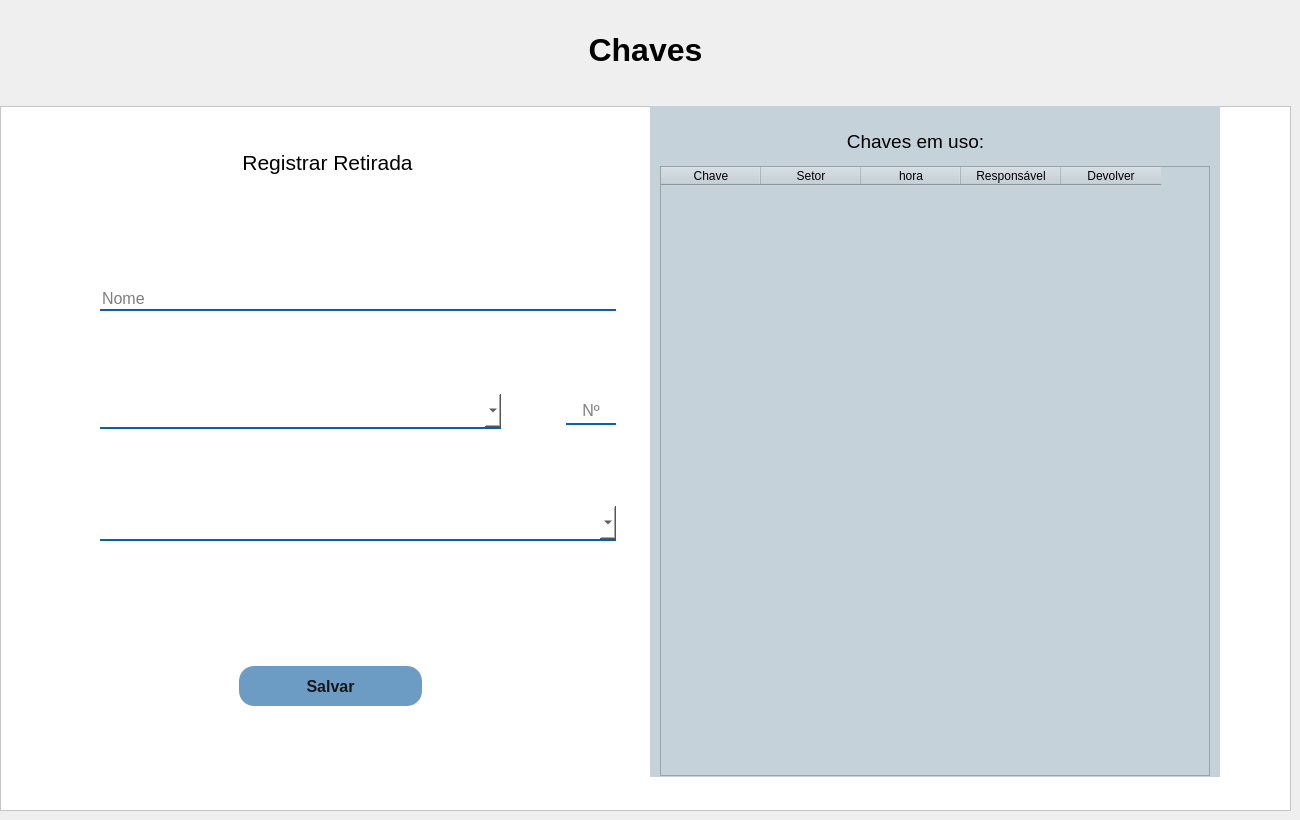
      <widget class="QWidget" name="pg_chave">
       <widget class="QWidget" name="layoutWidget">
        <property name="geometry">
         <rect>
          <x>0</x>
          <y>0</y>
          <width>1291</width>
          <height>811</height>
         </rect>
        </property>
        <layout class="QVBoxLayout" name="verticalLayout_12">
         <item>
          <widget class="QLabel" name="label_42">
           <property name="maximumSize">
            <size>
             <width>16777215</width>
             <height>100</height>
            </size>
           </property>
           <property name="font">
            <font>
             <pointsize>24</pointsize>
             <weight>75</weight>
             <bold>true</bold>
            </font>
           </property>
           <property name="text">
            <string>Chaves</string>
           </property>
           <property name="alignment">
            <set>Qt::AlignCenter</set>
           </property>
          </widget>
         </item>
         <item>
          <widget class="QFrame" name="frame_5">
           <property name="styleSheet">
            <string notr="true">background-color: rgb(255, 255, 255);</string>
           </property>
           <property name="frameShape">
            <enum>QFrame::StyledPanel</enum>
           </property>
           <property name="frameShadow">
            <enum>QFrame::Raised</enum>
           </property>
           <widget class="QWidget" name="widget_3" native="true">
            <property name="geometry">
             <rect>
              <x>650</x>
              <y>0</y>
              <width>570</width>
              <height>671</height>
             </rect>
            </property>
            <property name="maximumSize">
             <size>
              <width>570</width>
              <height>680</height>
             </size>
            </property>
            <property name="styleSheet">
             <string notr="true">background-color: rgb(197, 210, 217);</string>
            </property>
            <widget class="QLabel" name="label_24">
             <property name="geometry">
              <rect>
               <x>0</x>
               <y>10</y>
               <width>531</width>
               <height>50</height>
              </rect>
             </property>
             <property name="maximumSize">
              <size>
               <width>16777215</width>
               <height>50</height>
              </size>
             </property>
             <property name="font">
              <font>
               <family>Arial</family>
               <pointsize>14</pointsize>
              </font>
             </property>
             <property name="text">
              <string>Chaves em uso:</string>
             </property>
             <property name="alignment">
              <set>Qt::AlignCenter</set>
             </property>
            </widget>
            <widget class="QTableWidget" name="tabela_chaves">
             <property name="geometry">
              <rect>
               <x>10</x>
               <y>60</y>
               <width>550</width>
               <height>610</height>
              </rect>
             </property>
             <property name="maximumSize">
              <size>
               <width>550</width>
               <height>610</height>
              </size>
             </property>
             <column>
              <property name="text">
               <string>Chave</string>
              </property>
             </column>
             <column>
              <property name="text">
               <string>Setor</string>
              </property>
             </column>
             <column>
              <property name="text">
               <string>hora</string>
              </property>
             </column>
             <column>
              <property name="text">
               <string>Responsável</string>
              </property>
             </column>
             <column>
              <property name="text">
               <string>Devolver</string>
              </property>
             </column>
            </widget>
           </widget>
           <widget class="QLabel" name="label_35">
            <property name="geometry">
             <rect>
              <x>12</x>
              <y>40</y>
              <width>631</width>
              <height>32</height>
             </rect>
            </property>
            <property name="maximumSize">
             <size>
              <width>16777215</width>
              <height>50</height>
             </size>
            </property>
            <property name="font">
             <font>
              <family>Arial</family>
              <pointsize>16</pointsize>
             </font>
            </property>
            <property name="text">
             <string>Registrar Retirada</string>
            </property>
            <property name="alignment">
             <set>Qt::AlignCenter</set>
            </property>
           </widget>
           <widget class="QWidget" name="layoutWidget">
            <property name="geometry">
             <rect>
              <x>30</x>
              <y>530</y>
              <width>601</width>
              <height>101</height>
             </rect>
            </property>
            <layout class="QHBoxLayout" name="horizontalLayout_23">
             <property name="spacing">
              <number>10</number>
             </property>
             <property name="leftMargin">
              <number>15</number>
             </property>
             <property name="rightMargin">
              <number>15</number>
             </property>
             <item>
              <widget class="QLabel" name="label_40">
               <property name="text">
                <string/>
               </property>
              </widget>
             </item>
             <item>
              <widget class="QPushButton" name="btn_ch_salvar">
               <property name="maximumSize">
                <size>
                 <width>16777215</width>
                 <height>40</height>
                </size>
               </property>
               <property name="font">
                <font>
                 <family>Arial</family>
                 <pointsize>12</pointsize>
                 <weight>75</weight>
                 <bold>true</bold>
                </font>
               </property>
               <property name="styleSheet">
                <string notr="true">QPushButton{
	color: #161616;
	background-color: rgb(108, 156, 196);
	border-radius: 15px;
}
QPushButton:hover{
	color: #fff;
	background-color: rgb(116, 164, 191);
}</string>
               </property>
               <property name="text">
                <string>Salvar</string>
               </property>
              </widget>
             </item>
             <item>
              <widget class="QLabel" name="label_41">
               <property name="text">
                <string/>
               </property>
              </widget>
             </item>
            </layout>
           </widget>
           <widget class="QWidget" name="layoutWidget">
            <property name="geometry">
             <rect>
              <x>30</x>
              <y>110</y>
              <width>601</width>
              <height>391</height>
             </rect>
            </property>
            <layout class="QVBoxLayout" name="verticalLayout_2">
             <item>
              <layout class="QHBoxLayout" name="horizontalLayout_18">
               <property name="spacing">
                <number>10</number>
               </property>
               <property name="leftMargin">
                <number>15</number>
               </property>
               <property name="rightMargin">
                <number>15</number>
               </property>
               <item>
                <widget class="QLabel" name="label_36">
                 <property name="minimumSize">
                  <size>
                   <width>45</width>
                   <height>45</height>
                  </size>
                 </property>
                 <property name="maximumSize">
                  <size>
                   <width>45</width>
                   <height>45</height>
                  </size>
                 </property>
                 <property name="text">
                  <string/>
                 </property>
                 <property name="pixmap">
                  <pixmap resource="resources.qrc">:/icons/icons/nome.png</pixmap>
                 </property>
                 <property name="scaledContents">
                  <bool>true</bool>
                 </property>
                </widget>
               </item>
               <item>
                <widget class="QLineEdit" name="txt_chave_nome">
                 <property name="font">
                  <font>
                   <family>Arial</family>
                   <pointsize>12</pointsize>
                  </font>
                 </property>
                 <property name="styleSheet">
                  <string notr="true">border-left:None;
border-right:None;
border-top:None;
border-bottom: 2px solid #0763a4;</string>
                 </property>
                 <property name="placeholderText">
                  <string>Nome</string>
                 </property>
                </widget>
               </item>
              </layout>
             </item>
             <item>
              <layout class="QHBoxLayout" name="horizontalLayout_21">
               <property name="spacing">
                <number>10</number>
               </property>
               <property name="leftMargin">
                <number>15</number>
               </property>
               <property name="rightMargin">
                <number>15</number>
               </property>
               <item>
                <widget class="QLabel" name="label_37">
                 <property name="minimumSize">
                  <size>
                   <width>45</width>
                   <height>45</height>
                  </size>
                 </property>
                 <property name="maximumSize">
                  <size>
                   <width>45</width>
                   <height>45</height>
                  </size>
                 </property>
                 <property name="text">
                  <string/>
                 </property>
                 <property name="pixmap">
                  <pixmap resource="resources.qrc">:/icons/icons/departamento.png</pixmap>
                 </property>
                 <property name="scaledContents">
                  <bool>true</bool>
                 </property>
                </widget>
               </item>
               <item>
                <widget class="QComboBox" name="cmb_chave_setor">
                 <property name="minimumSize">
                  <size>
                   <width>300</width>
                   <height>35</height>
                  </size>
                 </property>
                 <property name="font">
                  <font>
                   <family>Arial</family>
                   <pointsize>12</pointsize>
                  </font>
                 </property>
                 <property name="styleSheet">
                  <string notr="true">border-left:None;
border-right:None;
border-top:None;
border-bottom: 2px solid #0763a4;</string>
                 </property>
                </widget>
               </item>
               <item>
                <widget class="QLabel" name="label_43">
                 <property name="minimumSize">
                  <size>
                   <width>45</width>
                   <height>45</height>
                  </size>
                 </property>
                 <property name="maximumSize">
                  <size>
                   <width>45</width>
                   <height>45</height>
                  </size>
                 </property>
                 <property name="text">
                  <string/>
                 </property>
                 <property name="scaledContents">
                  <bool>true</bool>
                 </property>
                </widget>
               </item>
               <item>
                <widget class="QLineEdit" name="txt_ch_chave">
                 <property name="sizePolicy">
                  <sizepolicy hsizetype="Expanding" vsizetype="Fixed">
                   <horstretch>0</horstretch>
                   <verstretch>0</verstretch>
                  </sizepolicy>
                 </property>
                 <property name="minimumSize">
                  <size>
                   <width>50</width>
                   <height>27</height>
                  </size>
                 </property>
                 <property name="maximumSize">
                  <size>
                   <width>50</width>
                   <height>16777215</height>
                  </size>
                 </property>
                 <property name="font">
                  <font>
                   <family>Arial</family>
                   <pointsize>12</pointsize>
                  </font>
                 </property>
                 <property name="styleSheet">
                  <string notr="true">border-left:None;
border-right:None;
border-top:None;
border-bottom: 2px solid #0763a4;</string>
                 </property>
                 <property name="alignment">
                  <set>Qt::AlignCenter</set>
                 </property>
                 <property name="placeholderText">
                  <string>Nº</string>
                 </property>
                </widget>
               </item>
              </layout>
             </item>
             <item>
              <layout class="QHBoxLayout" name="horizontalLayout_22">
               <property name="spacing">
                <number>10</number>
               </property>
               <property name="leftMargin">
                <number>15</number>
               </property>
               <property name="rightMargin">
                <number>15</number>
               </property>
               <item>
                <widget class="QLabel" name="label_38">
                 <property name="minimumSize">
                  <size>
                   <width>45</width>
                   <height>45</height>
                  </size>
                 </property>
                 <property name="maximumSize">
                  <size>
                   <width>45</width>
                   <height>45</height>
                  </size>
                 </property>
                 <property name="text">
                  <string/>
                 </property>
                 <property name="pixmap">
                  <pixmap resource="resources.qrc">:/icons/icons/vigilante.png</pixmap>
                 </property>
                 <property name="scaledContents">
                  <bool>true</bool>
                 </property>
                </widget>
               </item>
               <item>
                <widget class="QComboBox" name="cmb_chave_vigilante">
                 <property name="minimumSize">
                  <size>
                   <width>300</width>
                   <height>35</height>
                  </size>
                 </property>
                 <property name="font">
                  <font>
                   <family>Arial</family>
                   <pointsize>12</pointsize>
                  </font>
                 </property>
                 <property name="styleSheet">
                  <string notr="true">border-left:None;
border-right:None;
border-top:None;
border-bottom: 2px solid #0763a4;</string>
                 </property>
                </widget>
               </item>
              </layout>
             </item>
            </layout>
           </widget>
          </widget>
         </item>
        </layout>
       </widget>
      </widget>
